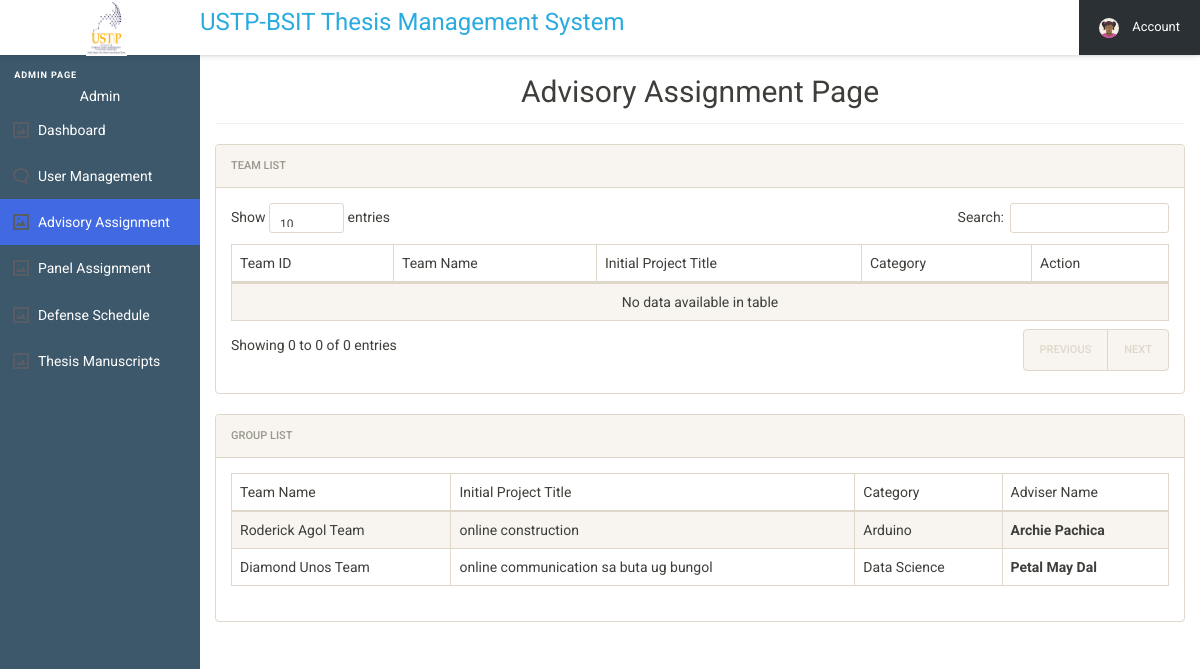
Page /user/admin/adminSideBarMenu/advisoryAssignment.php (signed in) on the committed database.
### tables this page shows
CREATE TABLE `group_tbl` (
  `group_id` int(11) NOT NULL,
  `team_id` int(11) NOT NULL,
  `team_name` char(100) NOT NULL,
  `team_adviser` int(11) NOT NULL,
  `initial_title` varchar(255) NOT NULL,
  `initial_title_category` varchar(255) NOT NULL,
  `gro_status` int(255) NOT NULL
);

CREATE TABLE `users_tbl` (
  `user_id` int(11) NOT NULL,
  `name` varchar(250) NOT NULL,
  `email` varchar(250) NOT NULL,
  `userpassword` varchar(250) NOT NULL,
  `gender` text NOT NULL,
  `phone` int(25) NOT NULL,
  `type` varchar(250) DEFAULT NULL,
  `section` text DEFAULT NULL,
  `status` int(11) NOT NULL,
  `set_count` int(11) DEFAULT NULL
);

### user/admin/adminSideBarMenu/advisoryAssignment.php (the view, shortened to what this page needs)
<?php include 'admin_SESSION.php'; ?>
<!DOCTYPE html>
<html lang="en">
<head>
  <link rel="stylesheet" href="../admin_assets/css/style.css">
  <link rel="stylesheet" href="../admin_css/font-awesome.min.css">
  <link rel="stylesheet" href="../admin_css/bootstrap.min.css">
  <link rel="stylesheet" href="../admin_css/bootstrap-social.css">
  <link rel="stylesheet" href="../admin_css/bootstrap-select.css">
  <link rel="stylesheet" href="../admin_css/style.css">
  <link rel="stylesheet" href="../admin_css/dataTables.bootstrap.min.css">
  <link rel="stylesheet" href="../admin_css/awesome-bootstrap-checkbox.css">
</head>
<body>
  <header class="cd-main-header js-cd-main-header">
    <div class="cd-logo-wrapper">
      <div class="cd-logo"><img src="../admin_assets/img/ustp_logo.png" alt="Logo" class="ustp_logo"></div>
    </div>
    <div class="js-cd-search">
      <form>
        <center><h3 class="thesis-title">USTP-BSIT Thesis Management System</h3></center>
      </form>
    </div>
    <ul class="cd-nav__list js-cd-nav__list">
      <li class="cd-nav__item">
      <li class="cd-nav__item">
      <li class="cd-nav__item cd-nav__item--has-children cd-nav__item--account js-cd-item--has-children">
        <a href="#0">
          <img src="../admin_assets/img/cd-avatar.svg" alt="avatar">
          <span>Account</span>
        </a>
      </li>
    </ul>
  </header>
  <main class="cd-main-content">
    <nav class="cd-side-nav js-cd-side-nav">
      <ul class="cd-side__list js-cd-side__list">
        <li class="main-label">admin Page</li>
        <li class="main-label_dup" style="color:white; text-align: center;"><?php $ufunc->UserName();?></li>
        <li class="cd-side__sub-item cd-side__item cd-side__item--has-children">
          <a href="../index.php">Dashboard</a>
        </li>
        <li class="cd-side__item cd-side__item--has-children cd-side__item--comments js-cd-item--has-children">
          <a>User Management</a>
        </li>
      </ul>
      <ul class="cd-side__list js-cd-side__list">
        <li style="background-color:#4169E1" class="cd-side__sub-item cd-side__item cd-side__item--has-children">
          <a href="advisoryAssignment.php">Advisory Assignment</a>
        </li>
        <li class="cd-side__sub-item cd-side__item cd-side__item--has-children">
          <a href="panelAssignment.php">Panel Assignment</a>
        </li>
        <li class="cd-side__sub-item cd-side__item cd-side__item--has-children">
          <a href="defenseSchedule.php">Defense Schedule</a>
        </li>
        <li class="cd-side__sub-item cd-side__item cd-side__item--has-children">
          <a href="manuscript.php">Thesis Manuscripts</a>
        </li>
      </ul>
    </nav>
  <div class="content-wrapper">
      <div class="container-fluid">
        <div class="row">
          <div class="col-md-12">
            <center><h2 class="page-title">Advisory Assignment Page</h2></center>
            <div class="panel panel-default">
              <div class="panel-heading">Team List</div>
              <div class="panel-body">
                <table id="zctb" class="display table table-striped table-bordered table-hover" cellspacing="0" width="100%">
                  <thead>
                    <tr>
                      <th>Team ID</th>
                      <th>Team Name</th>
                      <th>Initial Project Title</th>
                      <th>Category</th>
                      <th>Action</th>
                    </tr>
                  </thead>
                  <tbody>
                  </tbody>
                </table>
              </div>
            </div>
          </div>
    <div class="content-wrapper">
      <div class="container-fluid">
        <div class="row">
          <div class="col-md-12">
            <div class="panel panel-default">
              <div class="panel-heading">Group List</div>
                <div class="panel-body">
                <table id="zctb" class="display table table-striped table-bordered table-hover" cellspacing="0" width="100%">
                  <thead>
                    <tr>
                      <th>Team Name</th>
                      <th>Initial Project Title</th>
                      <th>Category</th>
                      <th>Adviser Name</th>
                    </tr>
                  </thead>
                  <tbody>
<?php
    include '../../../includes/connect.php';
    $sql4 = "SELECT user_id,name,group_id,team_id,team_name,team_adviser,initial_title,initial_title_category from users_tbl inner join group_tbl on user_id = team_adviser where status = 0 ";
    $records4 = mysqli_query($conn, $sql4);
    while  ($row4 = mysqli_fetch_object($records4)) {
?>
      <tr>
        <td><?php echo htmlentities($row4->team_name);?></td>
        <td><?php echo htmlentities($row4->initial_title);?></td>
        <td><?php echo htmlentities($row4->initial_title_category);?></td>
        <td><strong><?php echo htmlentities($row4->name);?></strong></td>
                    </tr>
                  <?php } ?>
                  </tbody>
                </table>
              </div>
            </div>
          </div>
        </div>
          </div>
        </div>
      </div>
    </div>
  </main>
</body>
</html>

### includes/functions.php (shortened to what this page needs)
<?php
class UserFunctions{
  public function UserName(){
    $username = $_SESSION["name"];
    echo $username;
  }
}
?>

### user/admin/admin_css/style.css (style rules this page uses)
html { font-size: 14px; }
@media only screen and (min-width: 480px) { html { font-size: 17px; } }
@media only screen and (min-width: 768px) { html { font-size: 14px; } }
body { font-size: 1em; }
a { color: #37a6c4; }
.panel { overflow: hidden; }
ul, li { margin: 0; padding: 0; list-style: none; }
.page-title { padding-bottom: 15px; margin-bottom: 20px; border-bottom: 1px solid #f0f0f0; }

### rows in the picture
group_tbl: team_name "Roderick Agol Team", initial_title "online construction", initial_title_category "Arduino", team_adviser.name "Archie Pachica"
group_tbl: team_name "Diamond Unos Team", initial_title "online communication sa buta ug bungol", initial_title_category "Data Science", team_adviser.name "Petal May Dal"

### other values in the picture
$username "Admin"
